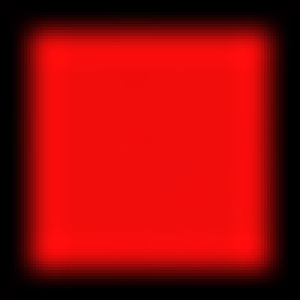
#> input picture assets/tainguyen/reponew/esphome/tests/components/animation/anim.webp, 100 x 100 px (shown 3 times larger)
$ python -i desk_photogrammetry.py   (imports and definitions only)   (older library calls are emulated)
#> lines starting #> are read from the running program, lines starting #| are printed output that depends on the picture; after the words box and inside, x2 and y2 are one past the last pixel; in counts of white or black regions, pixels touching at a corner belong together
### tools/_common.py
"""
tools/_common.py — thư viện dùng chung cho mọi script trong tools/.

Schema đầu ra DUY NHẤT: đúng MỘT dòng JSON trên stdout
    {"success": true,  ...fields}
    {"success": false, "error": "<lý do>", ...fields}   và tiến trình thoát với mã ≠ 0.

Không tự `pip install`, không `os.system`, không `shell=True` (xem tools/README.md).
Module này KHÔNG import thư viện chỉ-Windows ở cấp module, nên import được trên mọi OS
(để chạy unit test cho các hàm thuần).
"""
import argparse
import importlib
import io
import json
import os
import re
import sys

# --------------------------------------------------------------------------- IO / schema


def ensure_utf8():
    """Ép stdout/stderr/stdin dùng UTF-8 (console Windows mặc định là code page OEM)."""
    for name in ("stdout", "stderr", "stdin"):
        try:
            stream = getattr(sys, name, None)
            if stream is not None:
                try:
                    stream.reconfigure(encoding="utf-8", errors="replace")
                except Exception:
                    try:
                        setattr(sys, name, io.TextIOWrapper(stream.buffer, encoding="utf-8", errors="replace"))
                    except Exception:
                        pass
        except Exception:
            pass
#> further down, picture is the input picture: shape (100, 100, 3); mean B, G, R 7.9, 8.3, 155.3


ensure_utf8()


# [23 lines left out: functions emit, fail, not called in this run]


class ArgParser(argparse.ArgumentParser):
    """argparse nhưng lỗi tham số cũng theo schema JSON (success:false) và thoát mã 2."""

    def error(self, message):
        fail(f"Tham số không hợp lệ: {message}", code=2)


# [19 lines left out: functions require, dpi_aware, not called in this run]


def is_windows():
    return sys.platform == "win32"


# [51 lines left out: functions user_data_dir, private_chmod, get_oem_codepage, decode_bytes, not called in this run]


# --------------------------------------------------------------------------- tên tiến trình (TL-02)

PROTECTED_PROCESSES = frozenset(
    {
        "explorer.exe", "winlogon.exe", "csrss.exe", "wininit.exe", "services.exe", "lsass.exe",
        "svchost.exe", "dwm.exe", "smss.exe", "system", "registry",
        # chính Iris và các thành phần của nó
        "electron.exe", "iris.exe", "claude.exe", "node.exe", "python.exe", "pythonw.exe", "py.exe",
    }
)

_PROC_NAME_RE = re.compile(r"^[A-Za-z0-9][A-Za-z0-9 ._()\-]{0,63}$")


def protected_processes():
    extra = {p.strip().lower() for p in os.environ.get("IRIS_PROTECTED_PROCESSES", "").split(",") if p.strip()}
    return PROTECTED_PROCESSES | extra


# [21 lines left out: function validate_process_name, not called in this run]

### assets/spatial_desk/tools/desk_photogrammetry.py
"""
assets/spatial_desk/tools/desk_photogrammetry.py — Tái tạo mô hình 3D vật thể từ ảnh chụp đa góc (Multi-View 3D Reconstruction).

Giải pháp kỹ thuật:
1. Hướng dẫn xoay vật thể trên bàn (hoặc bàn xoay Turntable): Thu nhận `8–16` khung hình đa góc (mặc định 12 góc chụp cách đều 30° quanh trục Z).
2. Trích xuất mặt cắt (Silhouettes & Visual Hull Intersection) kết hợp ước lượng bản đồ chiều sâu (Monocular / Multi-View Depth Map bằng OpenCV Sobel + Otsu Silhouette).
3. Khâu lưới đa giác 3D kín nước hoàn toàn (Watertight Manifold Triangular Mesh: Nắp đáy + Các tầng Visual Hull + Nắp đỉnh kín).
4. Xuất trực tiếp cả 2 định dạng chuẩn:
   - File `.STL` (`Desktop/iris_reconstructed_mesh.stl`)
   - File `.OBJ` (`Desktop/iris_reconstructed_mesh.obj`)
5. Trả về khung dây 3D (`preview_mesh`) để máy chiếu dựng mô hình 3D xoay 360° trên mặt bàn ngay bên cạnh vật thể thật.
"""
import math
import os
import sys
import time

_HERE = os.path.dirname(os.path.abspath(__file__))
_REPO_ROOT = os.path.abspath(os.path.join(_HERE, "..", "..", ".."))
_CORE_TOOLS_DIR = os.path.join(_REPO_ROOT, "tools")
if _CORE_TOOLS_DIR not in sys.path:
    sys.path.insert(0, _CORE_TOOLS_DIR)

import _common  # noqa: E402
from file_explorer import resolve_target_path  # noqa: E402

# [1 line not run here, left out]


# [10 lines left out: function _facet_normal, not called in this run]


def extract_silhouette_and_depth_from_image(img_bgr, num_slices=8):
    """
    Trích xuất đường bao mặt cắt (Silhouette Profile) và bản đồ chiều sâu (Depth Map) từ 1 khung hình bằng OpenCV.
    Trả về bán kính mặt cắt theo chiều cao `z_slice` (chuẩn hoá [0.25 .. 1.0]) và điểm đặc trưng độ sâu.
    """
#> called with num_slices = 8
    import cv2
    import numpy as np

    gray = cv2.cvtColor(img_bgr, cv2.COLOR_BGR2GRAY) if len(img_bgr.shape) == 3 else img_bgr
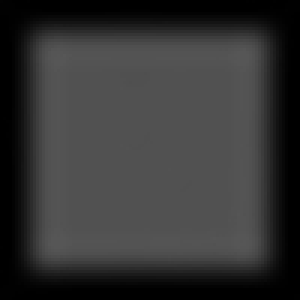
#> gray: shape (100, 100) (shown 3 times larger); min 0, max 87, mean 52.2
    h, w = gray.shape[:2]
#> h = 100; w = 100
    blurred = cv2.GaussianBlur(gray, (5, 5), 0)

    # Tách nền bằng Otsu Threshold + Canny để lấy Silhouette của vật thể
    _, thresh = cv2.threshold(blurred, 0, 255, cv2.THRESH_BINARY + cv2.THRESH_OTSU)
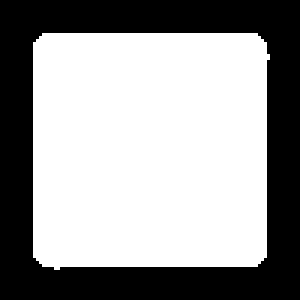
#> thresh: shape (100, 100) (shown 3 times larger); 60.6% white; 1 black region, box (x1, y1, x2, y2) and area: (0, 0, 100, 100) 3936
    # Đảm bảo vùng vật thể ở tâm có giá trị dương
    center_patch = thresh[h // 3 : 2 * h // 3, w // 3 : 2 * w // 3]
#> center_patch: shape (33, 33); every value is 255
    if np.mean(center_patch) < 127:
        thresh = 255 - thresh

    # Tính bản đồ độ sâu xấp xỉ từ cường độ sáng & biên độ Gradient Sobel
    gx = cv2.Sobel(blurred, cv2.CV_32F, 1, 0, ksize=3)
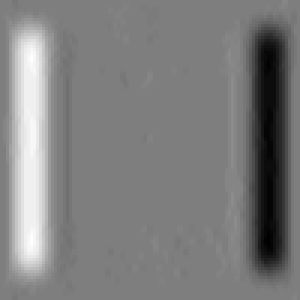
#> gx: shape (100, 100) float32 (shown 3 times larger); min -71, max 72, mean 0; drawn with min black and max white
    gy = cv2.Sobel(blurred, cv2.CV_32F, 0, 1, ksize=3)
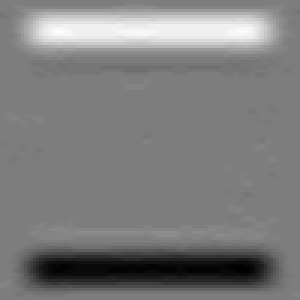
#> gy: shape (100, 100) float32 (shown 3 times larger); min -70, max 72, mean 0; drawn with min black and max white
    grad_mag = cv2.magnitude(gx, gy)
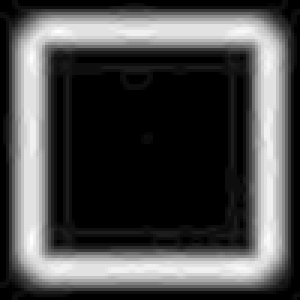
#> grad_mag: shape (100, 100) float32 (shown 3 times larger); min 0, max 72, mean 21; drawn with min black and max white
    max_g = float(np.max(grad_mag)) or 1.0
#> max_g = 72
    depth_map = 0.65 * (blurred.astype(np.float32) / 255.0) + 0.35 * (grad_mag / max_g)
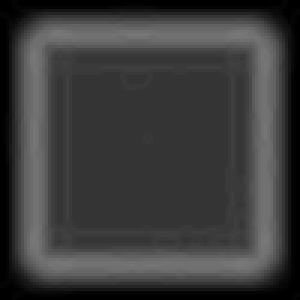
#> depth_map: shape (100, 100) float32 (shown 3 times larger); min 0, max 0.478, mean 0.235
    mean_depth = round(float(np.mean(depth_map)), 4)
#> mean_depth = 0.235

    radii_ratios = []
    for s in range(num_slices):
        y0 = int(round((s / float(num_slices)) * h * 0.7 + h * 0.15))
        y1 = min(h, y0 + max(2, h // (num_slices * 2)))
        band = thresh[y0:y1, :]
        xs = np.where(band > 0)[1]
        if len(xs) >= 4:
            span = float(np.percentile(xs, 95) - np.percentile(xs, 5))
            ratio = max(0.28, min(1.0, span / float(max(1, w * 0.55))))
        else:
            # Đường cong organic chuẩn nếu mặt cắt ảnh đồng nhất
            t = s / float(max(1, num_slices - 1))
            ratio = round(0.72 + 0.25 * math.sin(t * math.pi), 4)
        radii_ratios.append(round(ratio, 4))
#> this loop made 8 passes
#> span on passes 1 to 8: 70.55, 70.3, 70.3, 70.3, 70.3, 70.3, 70.3, 70.3
#> after the loop, radii_ratios = [1, 1, 1, 1, 1, 1, 1, 1]

    return {
        "radii_ratios": radii_ratios,
        "mean_depth_score": mean_depth,
    }


# [316 lines left out: functions collect_multiview_profiles, build_watertight_visual_hull_mesh, write_stl_file, write_obj_file, _resolve_desk_path, reconstruct_multiview_3d and 1 more, not called in this run]


# [2 lines not run here, left out]

>>> import cv2
>>> picture = cv2.imread('../../tainguyen/reponew/esphome/tests/components/animation/anim.webp')
>>> result = extract_silhouette_and_depth_from_image(picture)
#> result = {'radii_ratios': [1, 1, 1, 1, 1, 1, 1, 1], 'mean_depth_score': 0.235}
